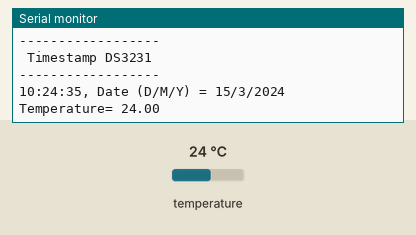
Recording of a sketch running on a simulated Arduino Uno, built with avr-gcc and run on an emulated ATmega328P. Parts: the last lines printed to the serial monitor. Wiring (inferred from the names in the program): DS3231 clock at I2C address 0x68. Inputs (shaded band) come from the test bench; at power-on: temperature 24 °C. The local clock reads 2024-03-15 10:24:30 at power-on unless the sketch sets it.

Above: at 5.8 s.
5.9 s: temperature set to 12 °C
At 10.5 s:
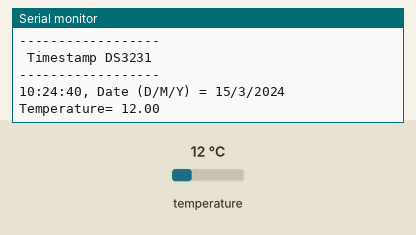
11.9 s: temperature set to 19 °C
At 15.8 s:
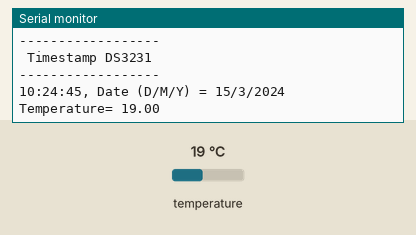
Timing chart, 0 to 17.3 s (numbered marks = the images above; inputs shaded):
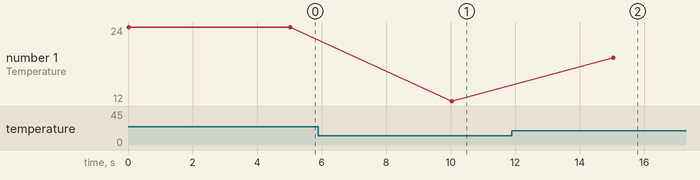

The sketch:

SDL_Arduino_DS3231_Test.ino
```cpp
#include "SDL_ARDUINO_DS3231.h"

void setup()
{
  Serial.begin(57600);
}

void loop()
{

  tmElements_t tm;
  float DS3231_Temp;
  RTC.read(tm);
  DS3231_Temp =RTC.get_treg();

  Serial.print("------------------\n");
  Serial.print(" Timestamp DS3231 \n");
  Serial.print("------------------\n");
  Serial.print(tm.Hour);
  Serial.print(":");
  Serial.print(tm.Minute);
  Serial.print(":");
  Serial.print(tm.Second);
  Serial.print(", Date (D/M/Y) = ");
  Serial.print(tm.Day);
  Serial.print('/');
  Serial.print(tm.Month);
  Serial.print('/');
  Serial.print(tmYearToCalendar(tm.Year));
  Serial.println();
  Serial.print("Temperature= ");
  Serial.println(DS3231_Temp);

  delay(5000);
}
```

SDL_ARDUINO_DS3231.cpp
```cpp
// (licence header left out)
#include "Arduino.h"
#include <Wire.h>
#include "SDL_ARDUINO_DS3231.h"

#define DS3231_CTRL_ID 0x68

DS3231::DS3231()
{
    Wire.begin();
}

// PUBLIC FUNCTIONS
time_t DS3231::get()   // Aquire data from buffer and convert to time_t
{
    tmElements_t tm;
    if (read(tm) == false) return 0;
    return(makeTime(tm));
}

bool DS3231::set(time_t t)
{
    tmElements_t tm;
    breakTime(t, tm);
    tm.Second |= 0x80;  // stop the clock
    write(tm);
    tm.Second &= 0x7f;  // start the clock
    write(tm);
}

// Aquire data from the RTC chip in BCD format
bool DS3231::read(tmElements_t &tm)
{
    uint8_t sec;
    Wire.beginTransmission(DS3231_CTRL_ID);
#if ARDUINO >= 100
    Wire.write((uint8_t)0x00);
#else
    Wire.send(0x00);
#endif
    if (Wire.endTransmission() != 0) {
        exists = false;
        return false;
    }
    exists = true;

    // request the 7 data fields   (secs, min, hr, dow, date, mth, yr)
    Wire.requestFrom(DS3231_CTRL_ID, tmNbrFields);
    if (Wire.available() < tmNbrFields) return false;
#if ARDUINO >= 100
    sec = Wire.read();
    tm.Second = bcd2dec(sec & 0x7f);
    tm.Minute = bcd2dec(Wire.read() );
    tm.Hour =   bcd2dec(Wire.read() & 0x3f);  // mask assumes 24hr clock
    tm.Wday = bcd2dec(Wire.read() );
    tm.Day = bcd2dec(Wire.read() );
    tm.Month = bcd2dec(Wire.read() );
    tm.Year = y2kYearToTm((bcd2dec(Wire.read())));
#else
    sec = Wire.receive();
    tm.Second = bcd2dec(sec & 0x7f);
    tm.Minute = bcd2dec(Wire.receive() );
    tm.Hour =   bcd2dec(Wire.receive() & 0x3f);  // mask assumes 24hr clock
    tm.Wday = bcd2dec(Wire.receive() );
    tm.Day = bcd2dec(Wire.receive() );
    tm.Month = bcd2dec(Wire.receive() );
    tm.Year = y2kYearToTm((bcd2dec(Wire.receive())));
#endif
    if (sec & 0x80) return false; // clock is halted
    return true;
}

bool DS3231::write(tmElements_t &tm)
{
    Wire.beginTransmission(DS3231_CTRL_ID);
#if ARDUINO >= 100
    Wire.write((uint8_t)0x00); // reset register pointer
    Wire.write(dec2bcd(tm.Second)) ;
    Wire.write(dec2bcd(tm.Minute));
    Wire.write(dec2bcd(tm.Hour));      // sets 24 hour format
    Wire.write(dec2bcd(tm.Wday));
    Wire.write(dec2bcd(tm.Day));
    Wire.write(dec2bcd(tm.Month));
    Wire.write(dec2bcd(tmYearToY2k(tm.Year)));
#else
    Wire.send(0x00); // reset register pointer
    Wire.send(dec2bcd(tm.Second)) ;
    Wire.send(dec2bcd(tm.Minute));
    Wire.send(dec2bcd(tm.Hour));      // sets 24 hour format
    Wire.send(dec2bcd(tm.Wday));
    Wire.send(dec2bcd(tm.Day));
    Wire.send(dec2bcd(tm.Month));
    Wire.send(dec2bcd(tmYearToY2k(tm.Year)));
#endif
    if (Wire.endTransmission() != 0) {
        exists = false;
        return false;
    }
    exists = true;
    return true;
}


// temperature register

float DS3231::get_treg()
{
    float rv;
    uint8_t temp_msb, temp_lsb;
    int8_t nint;

    Wire.beginTransmission(DS3231_CTRL_ID);
    Wire.write(0x11);
    Wire.endTransmission();

    Wire.requestFrom(DS3231_CTRL_ID, 2);
    temp_msb = Wire.read();
    temp_lsb = Wire.read() >> 6;

    if ((temp_msb & 0x80) != 0)
        nint = temp_msb | ~((1 << 8) - 1);      // if negative get two's complement
    else
        nint = temp_msb;

    rv = 0.25 * temp_lsb + nint;

    return rv;
}

// PRIVATE FUNCTIONS

// Convert Decimal to Binary Coded Decimal (BCD)
uint8_t DS3231::dec2bcd(uint8_t num)
{
    return ((num/10 * 16) + (num % 10));
}

// Convert Binary Coded Decimal (BCD) to Decimal
uint8_t DS3231::bcd2dec(uint8_t num)
{
    return ((num/16 * 10) + (num % 16));
}


bool DS3231::exists = false;

DS3231 RTC = DS3231(); // create an instance for the user
```

SDL_ARDUINO_DS3231.h
```cpp
/*
 * SDL_ARDUINO_DS3231.h - library for DS3231 RTC
 * This library is intended to be uses with Arduino Time.h library functions
 */

#ifndef DS3231_h
#define DS3231_h


#include "Time.h"

// library interface description
class DS3231
{
    // user-accessible "public" interface
public:
    DS3231();
    static time_t get();
    static bool set(time_t t);
    static bool read(tmElements_t &tm);
    static bool write(tmElements_t &tm);
    static bool chipPresent() { return exists; }
    static float get_treg(void);

private:
    static bool exists;
    static uint8_t dec2bcd(uint8_t num);
    static uint8_t bcd2dec(uint8_t num);
};

extern DS3231 RTC;

#endif
```

Measured:
- after the input at 5.9 s, the serial monitor: prints a new line after 4.1 s (image 1)
- after the input at 11.9 s, the serial monitor: prints a new line after 3.1 s (image 2)
- plotted number 1: 24 → 12 after the input at 5.9 s, 12 → 19 after the input at 11.9 s
